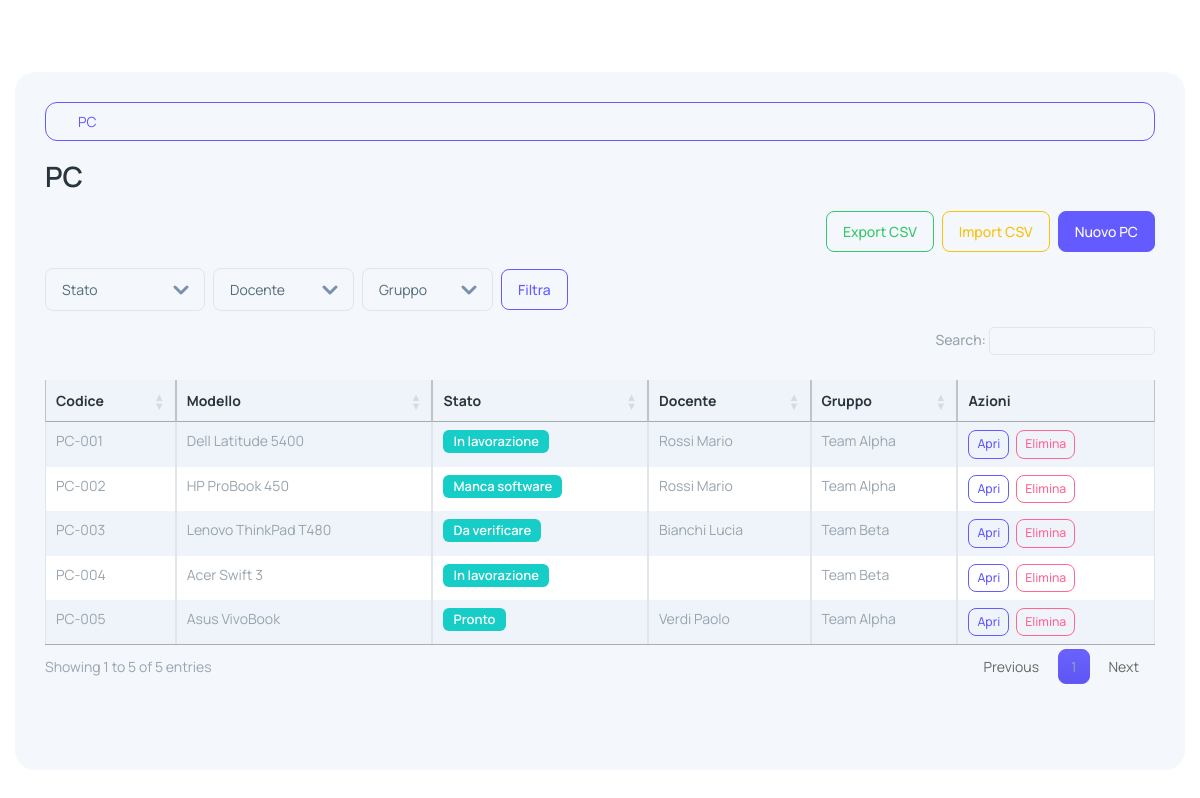
Page /laptops (signed in) on the committed database.
### tables this page shows
CREATE TABLE IF NOT EXISTS laptops (
  id INT AUTO_INCREMENT PRIMARY KEY,
  code VARCHAR(60) NOT NULL UNIQUE,
  brand_model VARCHAR(150) NOT NULL,
  cpu VARCHAR(120) NULL,
  ram VARCHAR(60) NULL,
  storage VARCHAR(120) NULL,
  screen VARCHAR(120) NULL,
  tech_notes TEXT NULL,
  scratches TEXT NULL,
  physical_condition VARCHAR(120) NULL,
  battery VARCHAR(120) NULL,
  condition_level ENUM('excellent','very_good','good','average','fair','poor') NOT NULL DEFAULT 'good',
  office_license VARCHAR(120) NULL,
  windows_license VARCHAR(120) NULL,
  other_software_request TEXT NULL,
  status ENUM('in_progress','ready','missing_office','missing_software','to_check','delivered') NOT NULL DEFAULT 'in_progress',
  customer_id INT NULL,
  group_id INT NULL,
  last_operator_student_id INT NULL,
  created_at TIMESTAMP NOT NULL DEFAULT CURRENT_TIMESTAMP,
  updated_at TIMESTAMP NULL DEFAULT NULL ON UPDATE CURRENT_TIMESTAMP,
  CONSTRAINT fk_laptops_customer FOREIGN KEY (customer_id) REFERENCES customers(id) ON DELETE SET NULL ON UPDATE CASCADE,
  CONSTRAINT fk_laptops_group FOREIGN KEY (group_id) REFERENCES work_groups(id) ON DELETE SET NULL ON UPDATE CASCADE,
  CONSTRAINT fk_laptops_last_operator FOREIGN KEY (last_operator_student_id) REFERENCES students(id) ON DELETE SET NULL ON UPDATE CASCADE
);

CREATE TABLE IF NOT EXISTS customers (
  id INT AUTO_INCREMENT PRIMARY KEY,
  first_name VARCHAR(100) NOT NULL,
  last_name VARCHAR(100) NOT NULL,
  email VARCHAR(190) NOT NULL UNIQUE,
  pc_requested_count INT NOT NULL DEFAULT 0,
  notes TEXT NULL,
  created_at TIMESTAMP NOT NULL DEFAULT CURRENT_TIMESTAMP,
  updated_at TIMESTAMP NULL DEFAULT NULL ON UPDATE CURRENT_TIMESTAMP
);

CREATE TABLE IF NOT EXISTS work_groups (
  id INT AUTO_INCREMENT PRIMARY KEY,
  name VARCHAR(120) NOT NULL,
  leader_student_id INT NOT NULL,
  created_at TIMESTAMP NOT NULL DEFAULT CURRENT_TIMESTAMP,
  updated_at TIMESTAMP NULL DEFAULT NULL ON UPDATE CURRENT_TIMESTAMP,
  CONSTRAINT fk_work_groups_leader FOREIGN KEY (leader_student_id) REFERENCES students(id) ON DELETE RESTRICT ON UPDATE CASCADE
);

### app/core/Helpers.php (called while the page is built, shortened)
<?php
class Helpers {
  public static function url($path = '') {
    $scriptDir = str_replace('\\', '/', dirname($_SERVER['SCRIPT_NAME']));
    $base = $scriptDir === '/' ? '' : $scriptDir;
    return $base . '/' . ltrim($path, '/');
  }
  public static function view($template, $data = []) { extract($data); require __DIR__ . '/../views/layout.php'; }
}

### app/controllers/LaptopController.php (called while the page is built, shortened)
<?php
class LaptopController {
  public function index() {
    $model = new Laptop();
    $filters = [
      'status' => $_GET['status'] ?? null,
      'customer_id' => $_GET['customer_id'] ?? null,
      'group_id' => $_GET['group_id'] ?? null,
    ];
    $laptops = $model->all($filters);
    $customers = (new Customer())->all();
    $groups = (new WorkGroup())->all();
    Helpers::view('laptops/index', ['title'=>'Laptops','laptops'=>$laptops,'customers'=>$customers,'groups'=>$groups,'filters'=>$filters]);
  }
}

### public/index.php (called while the page is built, shortened)
<?php
spl_autoload_register(function($class){
  $prefix = 'App\\';
  $path = __DIR__ . '/../app/' . str_replace('\\', '/', substr($class, strlen($prefix))) . '.php';
});
$router = new Router();
$router->get('/login', [AuthController::class,'loginForm']);
$router->post('/login', [AuthController::class,'login']);
$router->get('/logout', [AuthController::class,'logout']);
$router->get('/', function(){
  if (!Auth::check()) { Helpers::redirect('/login'); }
  $pdo = DB::conn();
  $counts = [];
  $counts['laptops_total'] = (int)$pdo->query('SELECT COUNT(*) c FROM laptops')->fetch()['c'];
  foreach (['ready','in_progress','missing_software','to_check','delivered'] as $st) {
    $stc = $pdo->prepare('SELECT COUNT(*) c FROM laptops WHERE status=?');
    $stc->execute([$st]);
    $counts[$st] = (int)$stc->fetch()['c'];
  }
  $counts['customers_total'] = (int)$pdo->query('SELECT COUNT(*) c FROM customers')->fetch()['c'];
  $counts['students_total'] = (int)$pdo->query('SELECT COUNT(*) c FROM students')->fetch()['c'];
  $counts['groups_total'] = (int)$pdo->query('SELECT COUNT(*) c FROM work_groups')->fetch()['c'];
  Helpers::view('dashboard', ['title'=>'Dashboard','counts'=>$counts]);
});
$router->get('/laptops', [LaptopController::class,'index']);
$router->get('/laptops/export', [LaptopController::class,'export']);
$router->post('/laptops/import', [LaptopController::class,'import']);
$router->get('/laptops/create', [LaptopController::class,'createForm']);
$router->post('/laptops', [LaptopController::class,'store']);
$router->get('/laptops/{id}', [LaptopController::class,'show']);
$router->get('/laptops/{id}/edit', [LaptopController::class,'editForm']);
$router->post('/laptops/{id}/update', [LaptopController::class,'update']);
$router->post('/laptops/{id}/delete', [LaptopController::class,'delete']);
$router->get('/customers', [CustomerController::class,'index']);
$router->get('/customers/export', [CustomerController::class,'export']);
$router->post('/customers/import', [CustomerController::class,'import']);
$router->get('/customers/create', [CustomerController::class,'createForm']);
$router->post('/customers', [CustomerController::class,'store']);
$router->get('/customers/{id}', [CustomerController::class,'show']);
$router->get('/customers/{id}/edit', [CustomerController::class,'editForm']);
$router->post('/customers/{id}/update', [CustomerController::class,'update']);
$router->post('/customers/{id}/delete', [CustomerController::class,'delete']);
$router->get('/students', [StudentController::class,'index']);
$router->get('/students/export', [StudentController::class,'export']);
$router->post('/students/import', [StudentController::class,'import']);
$router->get('/students/create', [StudentController::class,'createForm']);
$router->post('/students', [StudentController::class,'store']);
$router->get('/students/{id}/edit', [StudentController::class,'editForm']);
$router->post('/students/{id}/update', [StudentController::class,'update']);
$router->post('/students/{id}/delete', [StudentController::class,'delete']);
$router->get('/work-groups', [WorkGroupController::class,'index']);
$router->get('/work-groups/create', [WorkGroupController::class,'createForm']);
$router->post('/work-groups', [WorkGroupController::class,'store']);
$router->get('/work-groups/{id}', [WorkGroupController::class,'show']);
$router->get('/work-groups/{id}/edit', [WorkGroupController::class,'editForm']);
$router->post('/work-groups/{id}/update', [WorkGroupController::class,'update']);
$router->post('/work-groups/{id}/add-member', [WorkGroupController::class,'addMember']);
$router->post('/work-groups/{id}/remove-member', [WorkGroupController::class,'removeMember']);
$router->get('/work-groups/export', [WorkGroupController::class,'export']);
$router->post('/work-groups/import', [WorkGroupController::class,'import']);
$router->post('/work-groups/{id}/delete', [WorkGroupController::class,'delete']);
$router->get('/payments', [PaymentController::class,'index']);
$router->get('/payments/create', [PaymentController::class,'createForm']);
$router->post('/payments', [PaymentController::class,'store']);
$router->get('/payments/{id}/edit', [PaymentController::class,'editForm']);
$router->post('/payments/{id}/update', [PaymentController::class,'update']);
$router->post('/payments/{id}/delete', [PaymentController::class,'delete']);
$router->get('/logs', [LogsController::class,'index']);
$router->get('/software', [SoftwareController::class,'index']);
$router->get('/software/create', [SoftwareController::class,'createForm']);
$router->post('/software', [SoftwareController::class,'store']);
$router->get('/software/{id}/edit', [SoftwareController::class,'editForm']);
$router->post('/software/{id}/update', [SoftwareController::class,'update']);
$router->post('/software/{id}/delete', [SoftwareController::class,'delete']);
$router->dispatch();

### app/core/DB.php (called while the page is built, shortened)
<?php
class DB {
  private static $pdo;
  public static function conn() {
    if (!self::$pdo) {
      $config = require __DIR__ . '/../config.php';
      $host = $config['db']['host'];
      $port = $config['db']['port'];
      $name = $config['db']['name'];
      $charset = $config['db']['charset'];
      $dsn = "mysql:host={$host};port={$port};dbname={$name};charset={$charset}";
      $user = $config['db']['user'];
      $pass = $config['db']['pass'];
      self::$pdo = new PDO($dsn, $user, $pass, [
        PDO::ATTR_ERRMODE => PDO::ERRMODE_EXCEPTION,
        PDO::ATTR_DEFAULT_FETCH_MODE => PDO::FETCH_ASSOC,
      ]);
    }
    return self::$pdo;
  }
}

### app/models/Laptop.php (called while the page is built, shortened)
<?php
class Laptop extends Model {
  public function all($filters = []) {
    $sql = 'SELECT l.*, c.first_name AS customer_first_name, c.last_name AS customer_last_name, wg.name AS group_name FROM laptops l LEFT JOIN customers c ON l.customer_id=c.id LEFT JOIN work_groups wg ON l.group_id=wg.id';
    $where = [];
    $params = [];
    $sql .= ' ORDER BY l.code';
    $st = $this->pdo->prepare($sql);
    $st->execute($params);
    return $st->fetchAll();
  }
}

### app/models/Model.php (called while the page is built, shortened)
<?php
class Model {
  public function __construct() { $this->pdo = DB::conn(); }
}

### app/views/laptops/index.php (the view, shortened to what this page needs)
<h3 class="mb-3">PC</h3>
<div class="d-flex justify-content-end mb-3 gap-2">
  <a class="btn btn-outline-success export-csv" data-count="<?php echo count($laptops); ?>" href="<?php echo \App\Core\Helpers::url('/laptops/export'); ?>">Export CSV</a>
  <button type="button" class="btn btn-outline-warning" data-bs-toggle="modal" data-bs-target="#importModal">Import CSV</button>
  <a class="btn btn-primary" href="<?php echo \App\Core\Helpers::url('/laptops/create'); ?>">Nuovo PC</a>
</div>
<form method="get" class="row g-2 align-items-center mb-3">
  <div class="col-auto">
    <select name="status" class="form-select">
      <option value="">Stato</option>
    </select>
  </div>
  <div class="col-auto">
    <select name="customer_id" class="form-select">
      <option value="">Docente</option>
    </select>
  </div>
  <div class="col-auto">
    <select name="group_id" class="form-select">
      <option value="">Gruppo</option>
    </select>
  </div>
  <div class="col-auto">
    <button type="submit" class="btn btn-outline-primary">Filtra</button>
  </div>
</form>
<div class="table-responsive">
  <table id="laptopsTable" class="table table-striped table-bordered text-nowrap">
    <thead class="table-light"><tr><th>Codice</th><th>Modello</th><th>Stato</th><th>Docente</th><th>Gruppo</th><th>Azioni</th></tr></thead>
    <tbody>
    <?php foreach ($laptops as $l) { ?>
      <tr>
        <td><?php echo htmlspecialchars($l['code']); ?></td>
        <td><?php echo htmlspecialchars($l['brand_model']); ?></td>
        <?php $__status_labels_row = ['in_progress'=>'In lavorazione','ready'=>'Pronto','missing_software'=>'Manca software','to_check'=>'Da verificare','delivered'=>'Consegnato']; ?>
        <td><span class="badge bg-secondary"><?php echo htmlspecialchars($__status_labels_row[$l['status']] ?? $l['status']); ?></span></td>
        <td><?php echo htmlspecialchars(trim(($l['customer_last_name']??'').' '.($l['customer_first_name']??''))); ?></td>
        <td><?php echo htmlspecialchars($l['group_name']??''); ?></td>
        <td>
          <a class="btn btn-sm btn-outline-primary" href="<?php echo \App\Core\Helpers::url('/laptops/'.$l['id']); ?>">Apri</a>
          <button type="button" class="btn btn-sm btn-outline-danger ms-1" data-bs-toggle="modal" data-bs-target="#deleteModal" data-id="<?php echo $l['id']; ?>" data-code="<?php echo htmlspecialchars($l['code']); ?>">Elimina</button>
        </td>
      </tr>
    <?php } ?>
    </tbody>
  </table>
</div>

### rows in the picture
laptops: code "PC-001", brand_model "Dell Latitude 5400", status "In lavorazione", customer.first_name "Rossi Mario", group.name "Team Alpha"
laptops: code "PC-002", brand_model "HP ProBook 450", status "Manca software", customer.first_name "Rossi Mario", group.name "Team Alpha"
laptops: code "PC-003", brand_model "Lenovo ThinkPad T480", status "Da verificare", customer.first_name "Bianchi Lucia", group.name "Team Beta"
laptops: code "PC-004", brand_model "Acer Swift 3", status "In lavorazione", group.name "Team Beta"
laptops: code "PC-005", brand_model "Asus VivoBook", status "Pronto", customer.first_name "Verdi Paolo", group.name "Team Alpha"

### other values in the picture
$label0 "PC"
